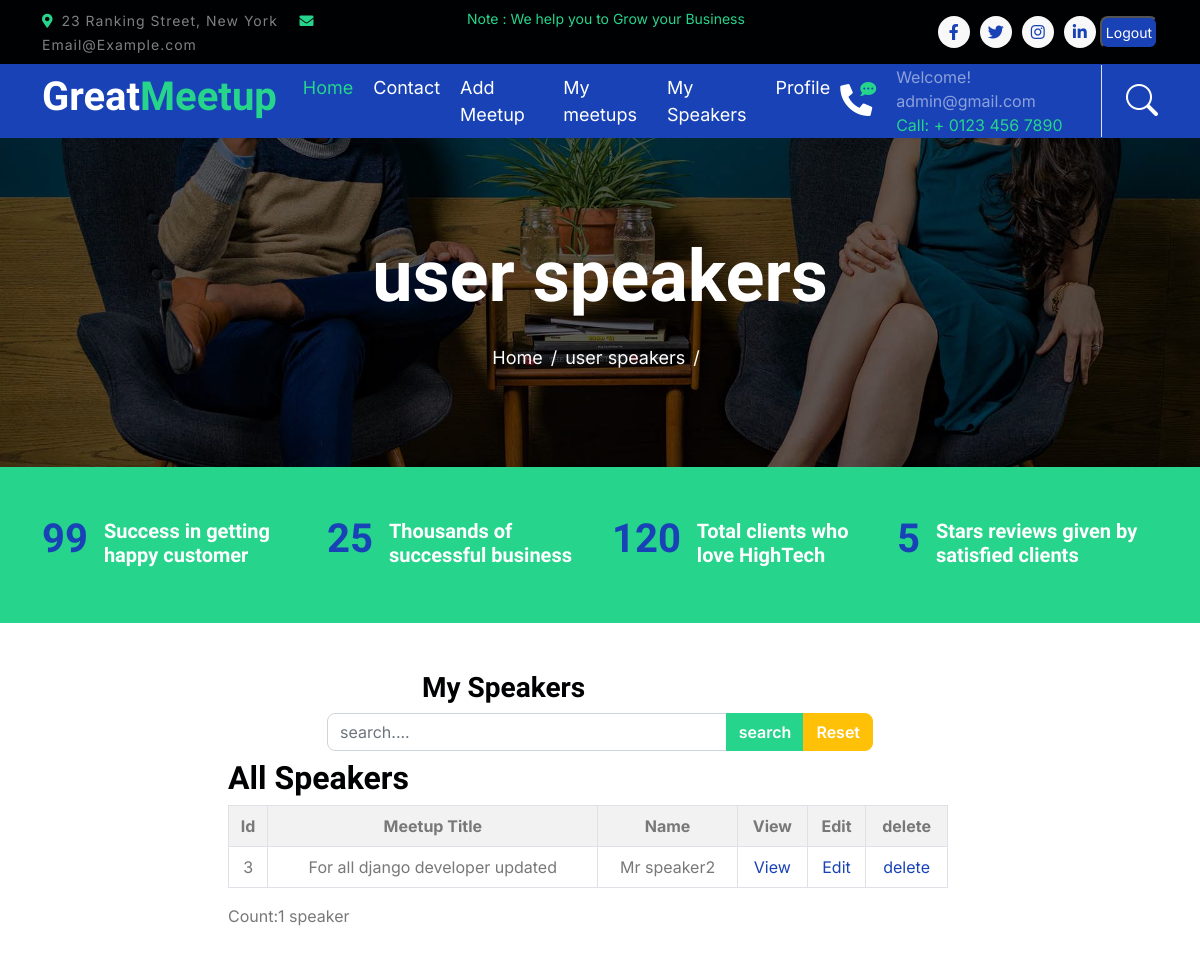
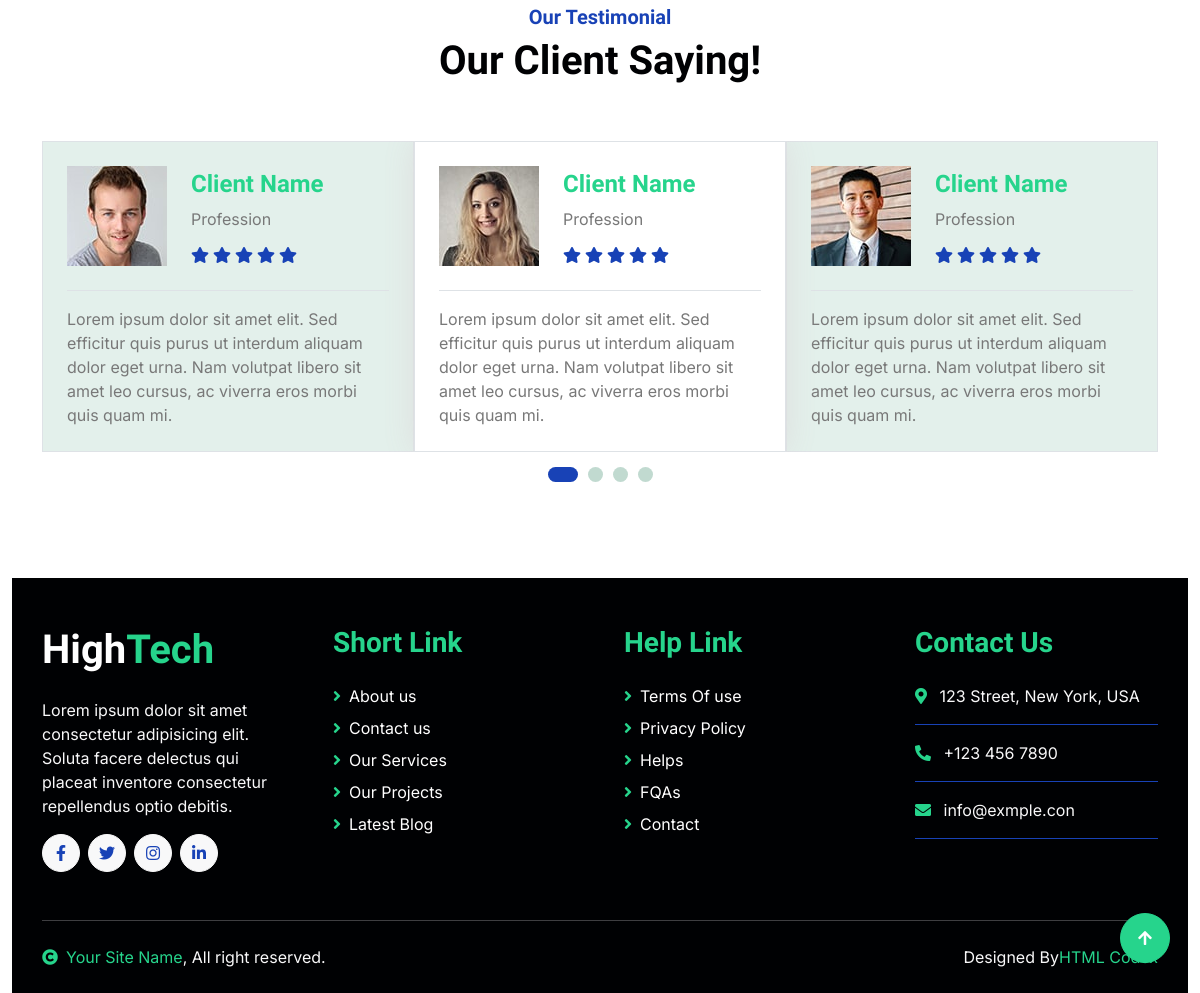
Screenshot of /user-speaker/ (signed in) with the database file from the repository (2 pictures, top to bottom).
### meetup/models.py (models this page shows, shortened)
class myUser(AbstractUser):
    name=models.CharField(max_length=200, null=True)
    email=models.EmailField(unique=True, null=True)
    image=models.ImageField(null=True, upload_to='user_image')
    phone=models.CharField(max_length=20, null=True)
    dob=models.DateField(null=True, blank=True)
    REQUIRED_FIELDS=[]
    USERNAME_FIELD = 'email'

class Speaker(models.Model):
    user=models.ForeignKey(myUser, on_delete=models.CASCADE, null=True, blank=True)
    name=models.CharField(max_length=200, null=True)
    email=models.EmailField( null=True, blank=True)
    meetup_name=models.CharField(max_length=200, null=True)
    image=models.ImageField(upload_to='speaker_image')
    bio=models.TextField(null=True, blank=True)

### meetup/views.py (the view)
# urls.py: path('user-speaker/', views.userSpeaker, name='user-speaker'),
@login_required(login_url='login')
def userSpeaker(request):
    q=request.GET.get('q') if request.GET.get('q')!=None else ''
    user_speakers=Speaker.objects.order_by('-id')
    user_speakers=user_speakers.filter(user=request.user)
    user_speakers= user_speakers.filter(
        Q(name__icontains=q)|
          Q(meetup_name__icontains=q)
        )
    count=user_speakers.count()
    return render(request, 'meetup/user_speaker.html', {'user_speakers':user_speakers,'count':count})

### meetup/templates/meetup/user_speaker.html (shortened to what this page needs)
{% extends 'meetup/main.html'%}
{%load static%}
{%block slider%}
<div class="container-fluid page-header py-5">
    <div class="container text-center py-5">
        <h1 class="display-2 text-white mb-4 animated slideInDown">user speakers</h1>
        <nav aria-label="breadcrumb animated slideInDown">
            <ol class="breadcrumb justify-content-center mb-0">
                <li class="breadcrumb-item"><a href="{%url 'meetups'%}">Home</a></li>
                <li class="breadcrumb-item"><a href="#">user speakers</a></li>
                <li class="breadcrumb-item" aria-current="page"></li>
            </ol>
        </nav>
    </div>
</div>
{%endblock%}
{%block about%}
<div class="container-fluid  ">
    <div class="container pt-5">
        <div class="row">
            <div class="col-md-4 m-auto">
                <h3>My Speakers</h3>
            </div>
        </div>
        <div class="row">
            <div class="col-md-6 m-auto mb-2">
                    <form method="GET" action="">
                        <div class="input-group">
                        <input type="search" name="q" class='form-control' placeholder="search...."/>
                        <button type="submit" class="btn btn-secondary text-white" >search</button>
                        <a href="{%url 'user-speaker'%}" class="btn btn-warning text-white" >Reset</a>
                    </form>
                </div>
            </div>
        <div class="row">
            <div class="col-md-8 m-auto">
                <h2>All  Speakers </h2>
                <table class="table table-bordered table-striped text-center rounded">
                    <tr>
                        <th> Id</th>
                        <th>Meetup Title</th>
                        <th>Name</th>
                        <th>View</th>
                        <th>Edit</th>
                        <th>delete</th>
                    </tr>
                    {% for speaker in user_speakers%}
                    <tr>
                    <td>{{speaker.id}}</td>
                    <td>{{speaker.meetup_name}}</td>
                    <td>{{speaker.name}}</td>
                    <td><a href="{%url 'speaker-details' speaker.id%}"  target="_new">View</a></td>
                    <td><a href="{%url 'speaker-update' speaker.id%}" target="_new">Edit</a></td>
                    <td><a href="{%url 'speaker-delete' speaker.id%}"  target="_new">delete</a></td>
                    </tr>
                    {%endfor%}
                </table>
                <span>Count:{{count}} {%if count > 1 %}
                    speakers
                    {%else%}
                    speaker
                    {%endif%}
                </span>
            </div>
        </div>
    </div>
</div>
{%endblock%}

### meetup/templates/meetup/header.html (shortened to what this page needs)
   <div class="container-fluid bg-dark py-2 d-none d-md-flex">
    <div class="container">
        <div class="d-flex justify-content-between topbar">
            <div class="top-info">
                <small class="me-3 text-white-50"><a href="#"><i class="fas fa-map-marker-alt me-2 text-secondary"></i></a>23 Ranking Street, New York</small>
                <small class="me-3 text-white-50"><a href="#"><i class="fas fa-envelope me-2 text-secondary"></i></a>Email@Example.com</small>
            </div>
            <div id="note" class="text-secondary d-none d-xl-flex"><small>Note : We help you to Grow your Business</small></div>
            <div class="top-link">
                <a href="" class="bg-light nav-fill btn btn-sm-square rounded-circle"><i class="fab fa-facebook-f text-primary"></i></a>
                <a href="" class="bg-light nav-fill btn btn-sm-square rounded-circle"><i class="fab fa-twitter text-primary"></i></a>
                <a href="" class="bg-light nav-fill btn btn-sm-square rounded-circle"><i class="fab fa-instagram text-primary"></i></a>
                <a href="" class="bg-light nav-fill btn btn-sm-square rounded-circle me-0"><i class="fab fa-linkedin-in text-primary"></i></a>
                {%if request.user.is_authenticated%}
                <form method="POST" action="{% url 'logout'%}">
                    <button type="submit" class="bg-primary rounded btn-sm px-1 ms-1 text-white">Logout</button>
                    </form>
                    {%endif%}
            </div>
        </div>
    </div>
</div>
<div class="container-fluid bg-primary">
    <div class="container">
        <nav class="navbar navbar-dark navbar-expand-lg py-0">
            <a href="{%url 'meetups'%}" class="navbar-brand">
                <h1 class="text-white fw-bold d-block">Great<span class="text-secondary">Meetup</span> </h1>
            </a>
            <div class="collapse navbar-collapse bg-transparent" id="navbarCollapse">
                <div class="navbar-nav ms-auto mx-xl-auto p-0">
                    <a href="{%url 'meetups'%}" class="nav-item nav-link active text-secondary">Home</a>
                    <a href="{%url 'contact'%}" class="nav-item nav-link">Contact</a>
                {%if request.user.is_authenticated%}
                    <a href="{%url 'meetup-create' %}" class="nav-item nav-link">Add Meetup</a>
                    <a href="{%url 'user-meetup'%}" class="nav-item nav-link">My meetups</a>
                    <a href="{%url 'user-speaker'%}" class="nav-item nav-link">My Speakers</a>
                    <a href="{%url 'user-profile'%}" class="nav-item nav-link">Profile</a>
                    {%else%}
                    <a href="{%url 'login'%}" class="nav-item nav-link">Login</a>
                    <a href="{%url 'register'%}" class="nav-item nav-link">Register</a>
                    <a href="{%url 'meetup-create'%}" class="nav-item nav-link">Add Meetup</a>
                {%endif%}
                </div>
            </div>
            <div class="d-none d-xl-flex flex-shirink-0">
                <div id="phone-tada" class="d-flex align-items-center justify-content-center me-4">
                    <a href="" class="position-relative animated tada infinite">
                        <i class="fa fa-phone-alt text-white fa-2x"></i>
                        <div class="position-absolute" style="top: -7px; left: 20px;">
                            <span><i class="fa fa-comment-dots text-secondary"></i></span>
                        </div>
                    </a>
                </div>
                <div class="d-flex flex-column pe-4 border-end">
                    {% if request.user.is_authenticated%}
                    <span class="text-white-50">Welcome! {{request.user}}</span>
                    {%endif%}
                    <span class="text-secondary">Call: + 0123 456 7890</span>
                </div>
                <div class="d-flex align-items-center justify-content-center ms-4 ">
                    <a href="#"><i class="bi bi-search text-white fa-2x"></i> </a>
                </div>
            </div>
        </nav>
    </div>
</div>

### meetup/static/meetup/css/style.css (style rules this page uses)
.btn { font-weight: 600; transition: .5s; }
.btn-sm-square { width: 32px; height: 32px; }
.btn-square, .btn-sm-square, .btn-md-square, .btn-lg-square { padding: 0; display: flex; align-items: center; justify-content: center; font-weight: normal; }
.topbar .top-info { letter-spacing: 1px; }
.topbar .top-link { display: flex; align-items: center; justify-content: center; }
.topbar .top-link a { margin-right: 10px; }
#note { width: 500px; overflow: hidden; }
#note small { position: relative; display: inline-block; animation: mymove 5s infinite; animation-timing-function: all; }
.navbar .navbar-nav { padding: 15px 0; }
.navbar .navbar-nav .nav-link { padding: 10px; color: var(--bs-white); font-size: 18px; outline: none; }
.navbar .navbar-nav .nav-link:hover, .navbar .navbar-nav .nav-link.active { color: var(--bs-secondary) !important; }
.page-header { background: linear-gradient(rgba(0, 0, 0, .6), rgba(0, 0, 0, .6)), url(../img/carousel-1.jpg) center center no-repeat; background-size: cover; }
.page-header .breadcrumb-item+.breadcrumb-item::before { color: var(--bs-white); }
.page-header .breadcrumb-item, .page-header .breadcrumb-item a { font-size: 18px; color: var(--bs-white); }

### rows the page displays
myUser: user "admin@gmail.com"
Speaker: id "3", meetup_name "For all django developer updated", name "Mr speaker2"

### other values shown
{{ count }} "1"
